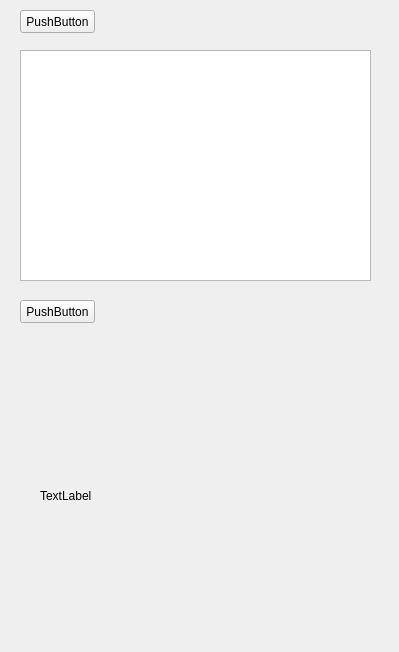
<?xml version="1.0" encoding="UTF-8"?>
<ui version="4.0">
 <class>Form</class>
 <widget class="QWidget" name="Form">
  <property name="geometry">
   <rect>
    <x>0</x>
    <y>0</y>
    <width>399</width>
    <height>652</height>
   </rect>
  </property>
  <property name="windowTitle">
   <string>Form</string>
  </property>
  <widget class="QPushButton" name="pushButton">
   <property name="geometry">
    <rect>
     <x>20</x>
     <y>10</y>
     <width>75</width>
     <height>23</height>
    </rect>
   </property>
   <property name="text">
    <string>PushButton</string>
   </property>
  </widget>
  <widget class="QTextEdit" name="textEdit">
   <property name="geometry">
    <rect>
     <x>20</x>
     <y>50</y>
     <width>351</width>
     <height>231</height>
    </rect>
   </property>
  </widget>
  <widget class="QPushButton" name="pushButton_2">
   <property name="geometry">
    <rect>
     <x>20</x>
     <y>300</y>
     <width>75</width>
     <height>23</height>
    </rect>
   </property>
   <property name="text">
    <string>PushButton</string>
   </property>
  </widget>
  <widget class="QLabel" name="label">
   <property name="geometry">
    <rect>
     <x>40</x>
     <y>360</y>
     <width>301</width>
     <height>271</height>
    </rect>
   </property>
   <property name="text">
    <string>TextLabel</string>
   </property>
  </widget>
 </widget>
 <resources/>
 <connections>
  <connection>
   <sender>pushButton</sender>
   <signal>clicked()</signal>
   <receiver>Form</receiver>
   <slot>pushButton_click()</slot>
   <hints>
    <hint type="sourcelabel">
     <x>49</x>
     <y>23</y>
    </hint>
    <hint type="destinationlabel">
     <x>176</x>
     <y>26</y>
    </hint>
   </hints>
  </connection>
  <connection>
   <sender>pushButton_2</sender>
   <signal>clicked()</signal>
   <receiver>Form</receiver>
   <slot>pushButton_click()</slot>
   <hints>
    <hint type="sourcelabel">
     <x>57</x>
     <y>315</y>
    </hint>
    <hint type="destinationlabel">
     <x>265</x>
     <y>20</y>
    </hint>
   </hints>
  </connection>
 </connections>
 <slots>
  <slot>pushButton_click()</slot>
 </slots>
</ui>
